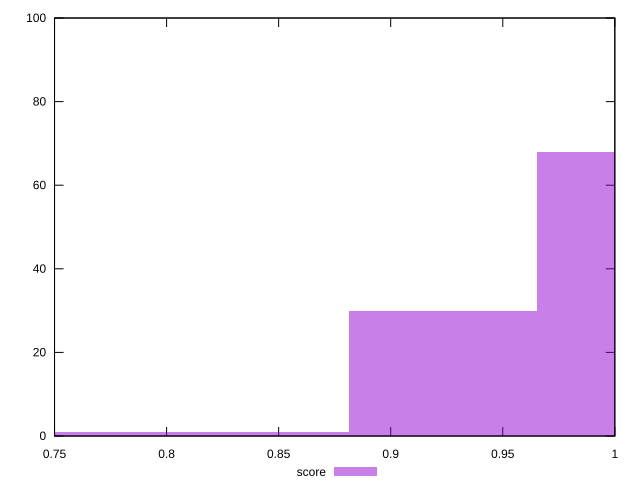

The script that saved this image:
reset

$score <<EOF
0.7554544163456282 1
1.0072725551275041 68
0.9233331755335455 30
0.8393937959395869 1
EOF

set key outside below
set boxwidth 0.08393937959395868
set xrange [0.75:1]
set yrange [0:100]
set trange [0:100]
set style fill transparent solid 0.5 noborder
set terminal svg size 640, 490 enhanced background rgb 'white'
set output "report_00018_2021-02-10T15-25-16.877Z/uses-rel-preconnect/samples/pages+cached+noadtech+nomedia+nocss/score/histogram.svg"

plot $score title "score" with boxes

reset
